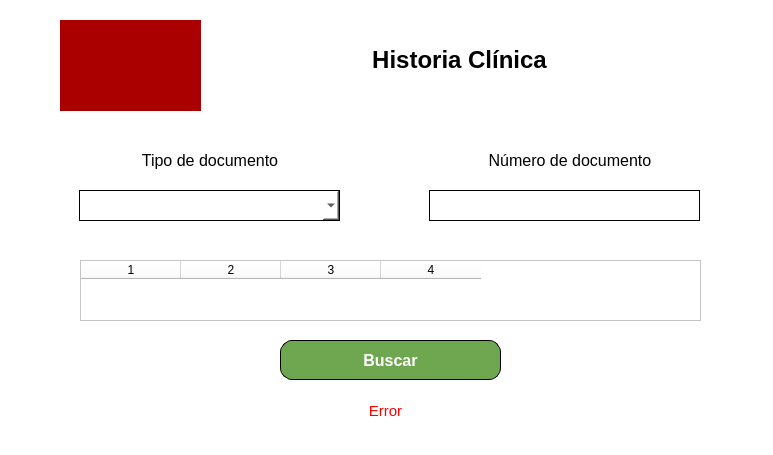
<?xml version="1.0" encoding="UTF-8"?>
<ui version="4.0">
    <class>Dialog</class>
    <widget class="QDialog" name="Dialog">
        <property name="windowModality">
            <enum>Qt::ApplicationModal</enum>
        </property>
        <property name="geometry">
            <rect>
                <x>0</x>
                <y>0</y>
                <width>773</width>
                <height>455</height>
            </rect>
        </property>
        <property name="windowTitle">
            <string>Historia Clínica</string>
        </property>
        <property name="styleSheet">
            <string notr="true">background-color: rgb(255, 255, 255);</string>
        </property>
        <widget class="QLabel" name="logo">
            <property name="geometry">
                <rect>
                    <x>60</x>
                    <y>20</y>
                    <width>141</width>
                    <height>91</height>
                </rect>
            </property>
            <property name="styleSheet">
                <string notr="true">background-color: rgb(170, 0, 0);</string>
            </property>
            <property name="pixmap">
                <pixmap>../assets/logo_optica.png</pixmap>
            </property>
            <property name="scaledContents">
                <bool>true</bool>
            </property>
        </widget>
        <widget class="QLabel" name="lblTitle">
            <property name="geometry">
                <rect>
                    <x>239</x>
                    <y>30</y>
                    <width>441</width>
                    <height>60</height>
                </rect>
            </property>
            <property name="font">
                <font>
                    <family>Arial</family>
                    <pointsize>18</pointsize>
                    <weight>75</weight>
                    <bold>true</bold>
                </font>
            </property>
            <property name="styleSheet">
                <string notr="true">color: rgb(0, 0, 0);</string>
            </property>
            <property name="text">
                <string>Historia Clínica</string>
            </property>
            <property name="alignment">
                <set>Qt::AlignCenter</set>
            </property>
        </widget>
        <widget class="QLabel" name="lblDocumentType">
            <property name="geometry">
                <rect>
                    <x>60</x>
                    <y>140</y>
                    <width>300</width>
                    <height>41</height>
                </rect>
            </property>
            <property name="font">
                <font>
                    <family>Arial</family>
                    <pointsize>12</pointsize>
                </font>
            </property>
            <property name="styleSheet">
                <string notr="true">color: rgb(0, 0, 0);</string>
            </property>
            <property name="text">
                <string>Tipo de documento</string>
            </property>
            <property name="alignment">
                <set>Qt::AlignCenter</set>
            </property>
        </widget>
        <widget class="QComboBox" name="txtDocumentType">
            <property name="geometry">
                <rect>
                    <x>79</x>
                    <y>190</y>
                    <width>261</width>
                    <height>31</height>
                </rect>
            </property>
            <property name="font">
                <font>
                    <family>Arial</family>
                    <pointsize>10</pointsize>
                </font>
            </property>
            <property name="styleSheet">
                <string notr="true">
                    border: 1px solid rgb(0, 0, 0);
                    color: rgb(0, 0, 0);
                    background-color: rgb(255, 255, 255);
                    text-align: center;
                </string>
            </property>
        </widget>
        <widget class="QLabel" name="lblDocumentNumber">
            <property name="geometry">
                <rect>
                    <x>420</x>
                    <y>140</y>
                    <width>300</width>
                    <height>41</height>
                </rect>
            </property>
            <property name="font">
                <font>
                    <family>Arial</family>
                    <pointsize>12</pointsize>
                </font>
            </property>
            <property name="styleSheet">
                <string notr="true">color: rgb(0, 0, 0);</string>
            </property>
            <property name="text">
                <string>Número de documento</string>
            </property>
            <property name="alignment">
                <set>Qt::AlignCenter</set>
            </property>
        </widget>
        <widget class="QLineEdit" name="txtDocumentNumber">
            <property name="geometry">
                <rect>
                    <x>429</x>
                    <y>190</y>
                    <width>271</width>
                    <height>31</height>
                </rect>
            </property>
            <property name="font">
                <font>
                    <family>Arial</family>
                    <pointsize>10</pointsize>
                </font>
            </property>
            <property name="styleSheet">
                <string notr="true">
                    border: 1px solid rgb(0, 0, 0);
                    color: rgb(0, 0, 0);
                    background-color: rgb(255, 255, 255);
                </string>
            </property>
            <property name="alignment">
                <set>Qt::AlignCenter</set>
            </property>
        </widget>
        <widget class="QTableWidget" name="tableFiles">
            <property name="geometry">
                <rect>
                    <x>80</x>
                    <y>260</y>
                    <width>621</width>
                    <height>61</height>
                </rect>
            </property>
            <property name="font">
                <font>
                    <family>Arial</family>
                    <pointsize>10</pointsize>
                </font>
            </property>
            <property name="cursor" stdset="0">
                <cursorShape>PointingHandCursor</cursorShape>
            </property>
            <property name="styleSheet">
                <string notr="true">
                    background-color: rgb(255, 255, 255);
                    color: rgb(0, 0, 0);
                </string>
            </property>
            <property name="sizeAdjustPolicy">
                <enum>QAbstractScrollArea::AdjustToContents</enum>
            </property>
            <property name="columnCount">
                <number>4</number>
            </property>
            <property name="horizontalHeaderLabels" stdset="0">
                <stringlist>
                    <string>Nombre completo</string>
                    <string>Fecha de radicación</string>
                    <string>Fecha de actualización</string>
                    <string>Descargar</string>
                </stringlist>
            </property>
            <column />
            <column />
            <column />
            <column />
        </widget>
        <widget class="QPushButton" name="btnSearch">
            <property name="geometry">
                <rect>
                    <x>280</x>
                    <y>340</y>
                    <width>221</width>
                    <height>40</height>
                </rect>
            </property>
            <property name="font">
                <font>
                    <family>Arial</family>
                    <pointsize>12</pointsize>
                    <weight>75</weight>
                    <bold>true</bold>
                </font>
            </property>
            <property name="cursor">
                <cursorShape>PointingHandCursor</cursorShape>
            </property>
            <property name="styleSheet">
                <string notr="true">
                    background-color: rgb(111, 166, 80);
                    color: white;
                    border: 1px solid rgb(0, 0, 0);
                    border-radius: 12px;
                    padding: 10px;
                </string>
            </property>
            <property name="text">
                <string>Buscar</string>
            </property>
        </widget>
        <widget class="QLabel" name="lblError">
            <property name="geometry">
                <rect>
                    <x>70</x>
                    <y>390</y>
                    <width>631</width>
                    <height>41</height>
                </rect>
            </property>
            <property name="font">
                <font>
                    <family>Arial</family>
                    <pointsize>11</pointsize>
                </font>
            </property>
            <property name="styleSheet">
                <string notr="true">color: red;</string>
            </property>
            <property name="text">
                <string>Error</string>
            </property>
            <property name="alignment">
                <set>Qt::AlignCenter</set>
            </property>
        </widget>
    </widget>
    <resources>
        <include location="../logo.qrc" />
        <include location="logo" />
    </resources>
    <connections />
</ui>
